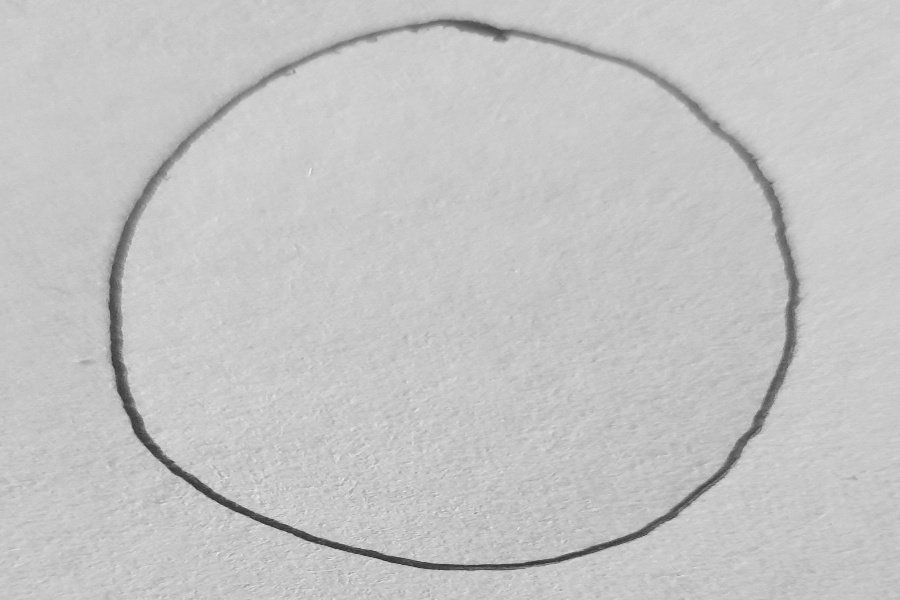
#> input picture Mnist with my own handwriting/img/0.jpg, 900 x 600 px
$ jupyter execute --allow-errors preprocessing.ipynb
#> lines starting #> are read from the running program, lines starting #| are printed output that depends on the picture; after the words box and inside, x2 and y2 are one past the last pixel; in counts of white or black regions, pixels touching at a corner belong together
[cell 1]
import cv2
import matplotlib.pyplot as plt
import numpy as np

[cell 2]
path = './img/'

zero = cv2.imread(path + '0.jpg', cv2.IMREAD_GRAYSCALE)
#> zero is the input picture: shape (600, 900); min 38, max 238, mean 196
one = cv2.imread(path + '1.jpg', cv2.IMREAD_GRAYSCALE)
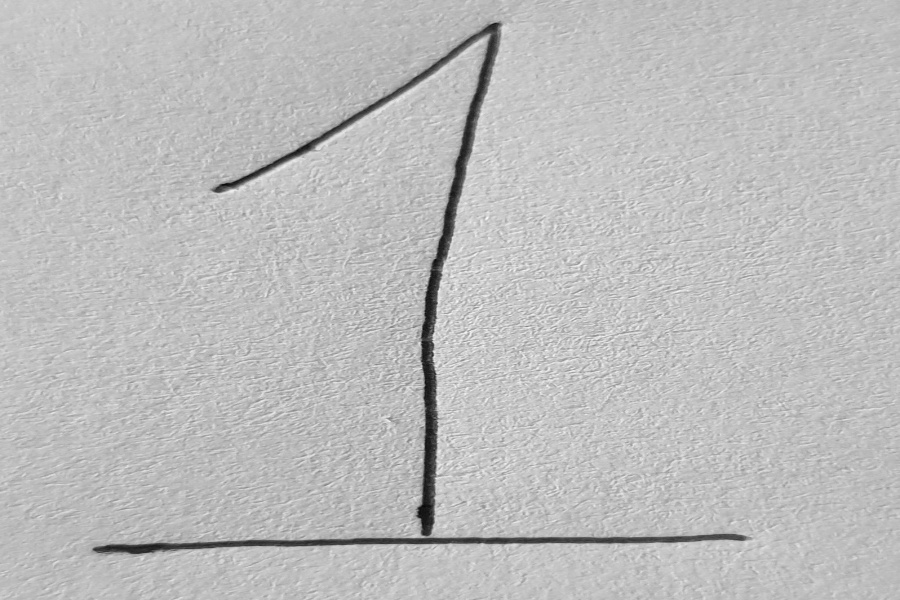
#> input picture Mnist with my own handwriting/img/1.jpg, 900 x 600 px
#> one is the input picture: shape (600, 900); min 5, max 250, mean 189
two = cv2.imread(path + '2.jpg', cv2.IMREAD_GRAYSCALE)
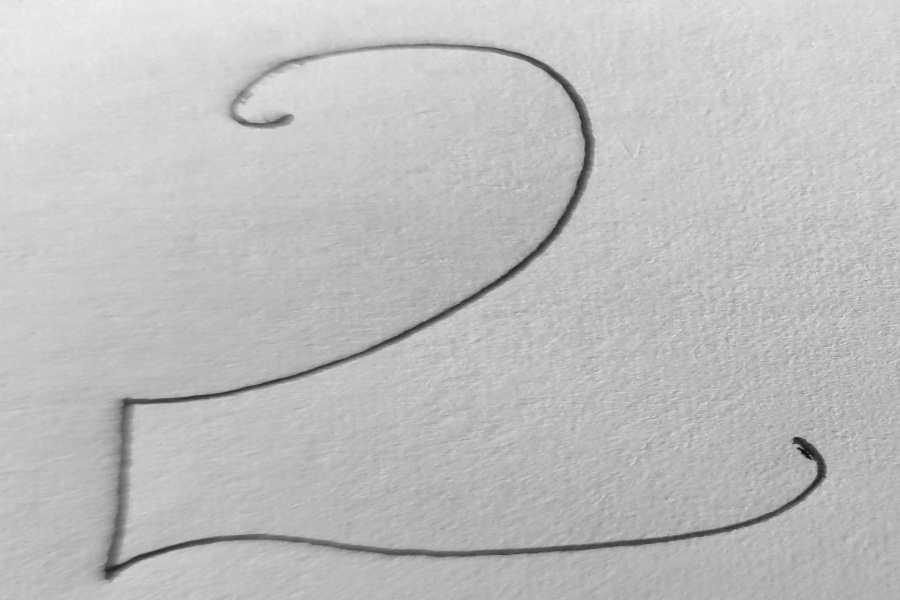
#> input picture Mnist with my own handwriting/img/2.jpg, 900 x 600 px
#> two is the input picture: shape (600, 900); min 8, max 239, mean 190.7
three = cv2.imread(path + '3.jpg', cv2.IMREAD_GRAYSCALE)
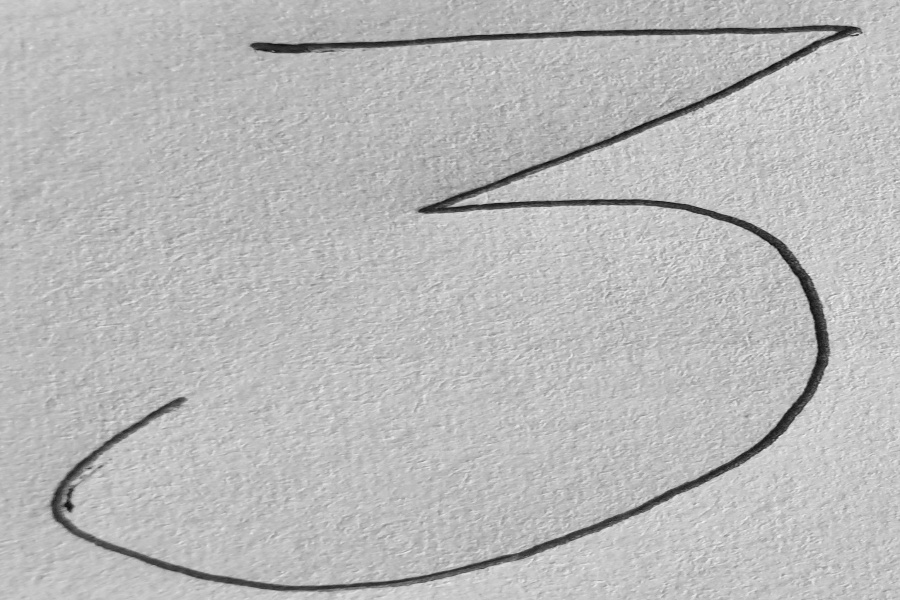
#> input picture Mnist with my own handwriting/img/3.jpg, 900 x 600 px
#> three is the input picture: shape (600, 900); min 10, max 244, mean 184.9
four = cv2.imread(path + '4.jpg', cv2.IMREAD_GRAYSCALE)
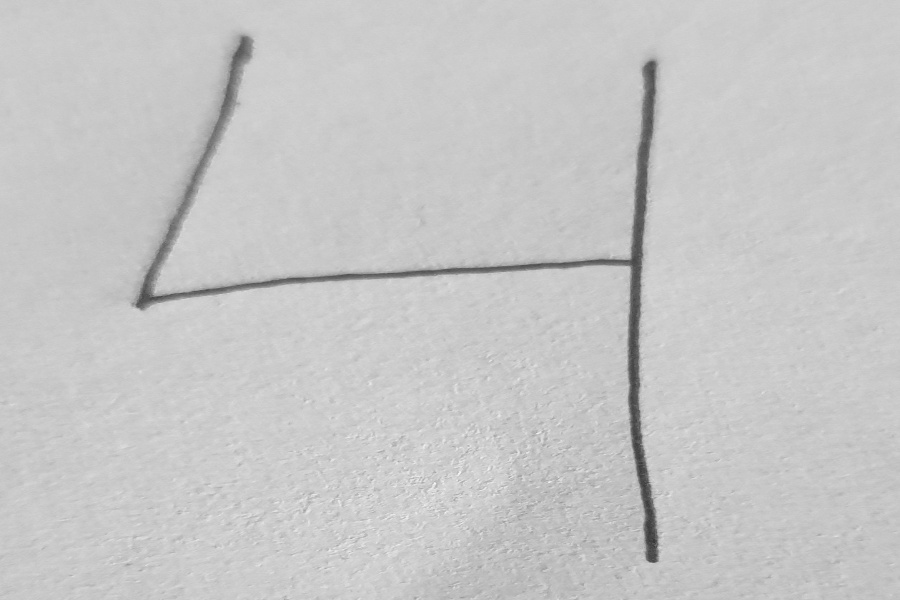
#> input picture Mnist with my own handwriting/img/4.jpg, 900 x 600 px
#> four is the input picture: shape (600, 900); min 50, max 246, mean 198.8
five = cv2.imread(path + '5.jpg', cv2.IMREAD_GRAYSCALE)
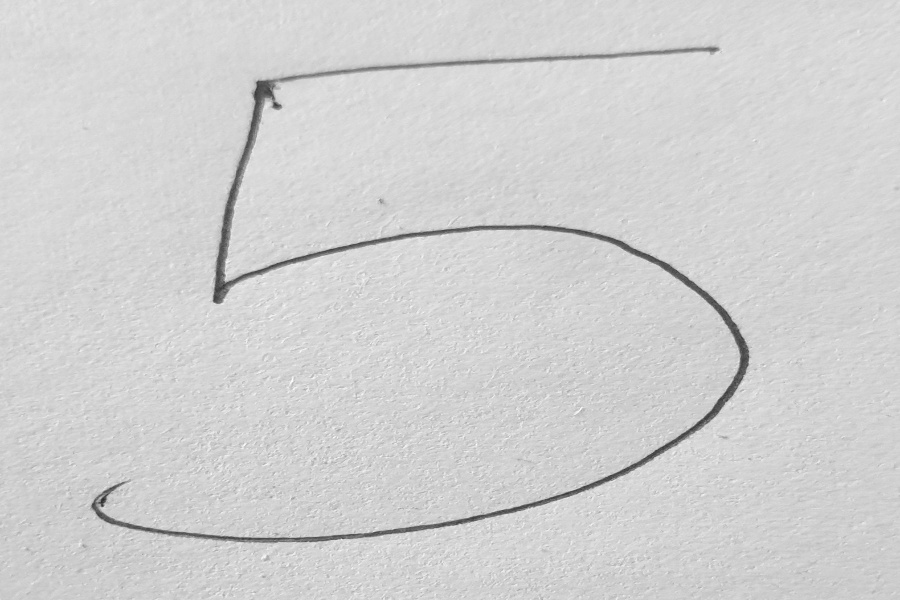
#> input picture Mnist with my own handwriting/img/5.jpg, 900 x 600 px
#> five is the input picture: shape (600, 900); min 44, max 255, mean 209
six = cv2.imread(path + '6.jpg', cv2.IMREAD_GRAYSCALE)
seven = cv2.imread(path + '7.jpg', cv2.IMREAD_GRAYSCALE)
eight = cv2.imread(path + '8.jpg', cv2.IMREAD_GRAYSCALE)
nine = cv2.imread(path + '9.jpg', cv2.IMREAD_GRAYSCALE)

[cell 3]
def mnist_size(img):
    kernel = np.ones((50,50), dtype='uint8')
    ret, img_thresh = cv2.threshold(img, 127, 155, cv2.THRESH_BINARY_INV)
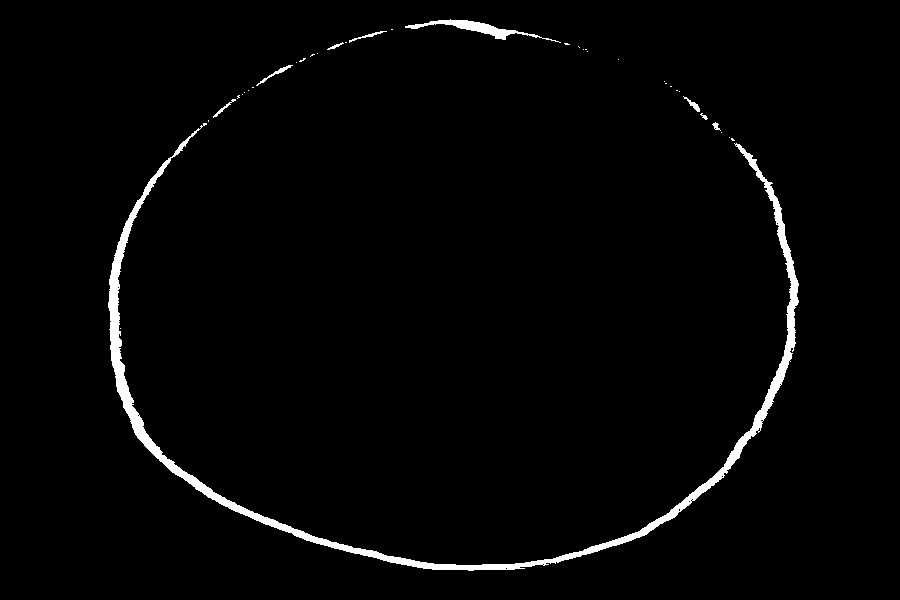
#> img_thresh: shape (600, 900); values 0 (black) and 155 (white), 2% white; 36 white regions (27 under 20 px), largest, box (x1, y1, x2, y2) and area: (108, 123, 799, 571) 9642, (405, 19, 561, 43) 809, (256, 65, 293, 86) 108
    img_dilate = cv2.dilate(img_thresh, kernel)
#> img_dilate: shape (600, 900); values 0 (black) and 155 (white), 24% white; 1 white region, box (x1, y1, x2, y2) and area: (84, 0, 824, 596) 129847
    img_resized = cv2.resize(img_dilate, (20,20))
    img_bordered = cv2.copyMakeBorder(img_resized, 4, 4, 4, 4, cv2.BORDER_CONSTANT, None, 0)
    return img_bordered

[cell 4]
zero_prep = mnist_size(zero)
cv2.imwrite('./img_prep/zero.jpg', zero_prep)
#> Out = True

[cell 5]
one_prep = mnist_size(one)
#> in mnist_size (call 2), `ret, img_thresh = cv2.threshold(img, 127, 155, cv2.THRESH_BINARY_INV)`: img_thresh: shape (600, 900); values 0 (black) and 155 (white), 2.3% white; 6 white regions (4 under 20 px), largest, box (x1, y1, x2, y2) and area: (212, 22, 502, 536) 8148, (92, 534, 747, 554) 4082
#> in mnist_size (call 2), `img_dilate = cv2.dilate(img_thresh, kernel)`: img_dilate: shape (600, 900); values 0 (black) and 155 (white), 18.3% white; 1 white region, box (x1, y1, x2, y2) and area: (68, 0, 772, 579) 98952
#> in mnist_size (call 2), `img_resized = cv2.resize(img_dilate, (20,20))`: img_resized: shape (20, 20); values 0 (black) and 155 (white), 18% white in thin lines or dots, all inside (x1, y1, x2, y2) = (2, 0, 17, 19)
#> in mnist_size (call 2), `img_bordered = cv2.copyMakeBorder(img_resized, 4, 4, 4, 4, cv2.BORDER_..`: img_bordered: shape (28, 28); values 0 (black) and 155 (white), 9.2% white in thin lines or dots, all inside (x1, y1, x2, y2) = (6, 4, 21, 23)
cv2.imwrite('./img_prep/one.jpg', one_prep)
#> Out = True

[cell 6]
two_prep = mnist_size(two)
#> in mnist_size (call 3), `ret, img_thresh = cv2.threshold(img, 127, 155, cv2.THRESH_BINARY_INV)`: img_thresh: shape (600, 900); values 0 (black) and 155 (white), 2.1% white; 8 white regions (5 under 20 px), largest, box (x1, y1, x2, y2) and area: (101, 44, 827, 580) 10899, (233, 115, 290, 127) 251, (285, 56, 313, 63) 53
#> in mnist_size (call 3), `img_dilate = cv2.dilate(img_thresh, kernel)`: img_dilate: shape (600, 900); values 0 (black) and 155 (white), 23.8% white; 2 white regions, box (x1, y1, x2, y2) and area: (77, 20, 852, 600) 116781, (209, 32, 338, 152) 11889
cv2.imwrite('./img_prep/two.jpg', two_prep)
#> Out = True

[cell 7]
three_prep = mnist_size(three)
#> in mnist_size (call 4), `ret, img_thresh = cv2.threshold(img, 127, 155, cv2.THRESH_BINARY_INV)`: img_thresh: shape (600, 900); values 0 (black) and 155 (white), 3.5% white; 6 white regions (5 under 20 px), largest, box (x1, y1, x2, y2) and area: (49, 25, 863, 592) 18678
#> in mnist_size (call 4), `img_dilate = cv2.dilate(img_thresh, kernel)`: img_dilate: shape (600, 900); values 0 (black) and 155 (white), 30.1% white; 1 white region, box (x1, y1, x2, y2) and area: (25, 1, 888, 600) 162656
cv2.imwrite('./img_prep/three.jpg', three_prep)
#> Out = True

[cell 8]
four_prep = mnist_size(four)
#> in mnist_size (call 5), `ret, img_thresh = cv2.threshold(img, 127, 155, cv2.THRESH_BINARY_INV)`: img_thresh: shape (600, 900); values 0 (black) and 155 (white), 1.7% white; 1 white region, box (x1, y1, x2, y2) and area: (136, 37, 658, 563) 9020
#> in mnist_size (call 5), `img_dilate = cv2.dilate(img_thresh, kernel)`: img_dilate: shape (600, 900); values 0 (black) and 155 (white), 15.2% white; 1 white region, box (x1, y1, x2, y2) and area: (112, 13, 683, 588) 82139
#> in mnist_size (call 5), `img_resized = cv2.resize(img_dilate, (20,20))`: img_resized: shape (20, 20); values 0 (black) and 155 (white), 15.8% white in thin lines or dots, all inside (x1, y1, x2, y2) = (2, 0, 15, 20)
#> in mnist_size (call 5), `img_bordered = cv2.copyMakeBorder(img_resized, 4, 4, 4, 4, cv2.BORDER_..`: img_bordered: shape (28, 28); values 0 (black) and 155 (white), 8% white in thin lines or dots, all inside (x1, y1, x2, y2) = (6, 4, 19, 24)
cv2.imwrite('./img_prep/four.jpg', four_prep)
#> Out = True

[cell 9]
five_prep = mnist_size(five)
#> in mnist_size (call 6), `ret, img_thresh = cv2.threshold(img, 127, 155, cv2.THRESH_BINARY_INV)`:
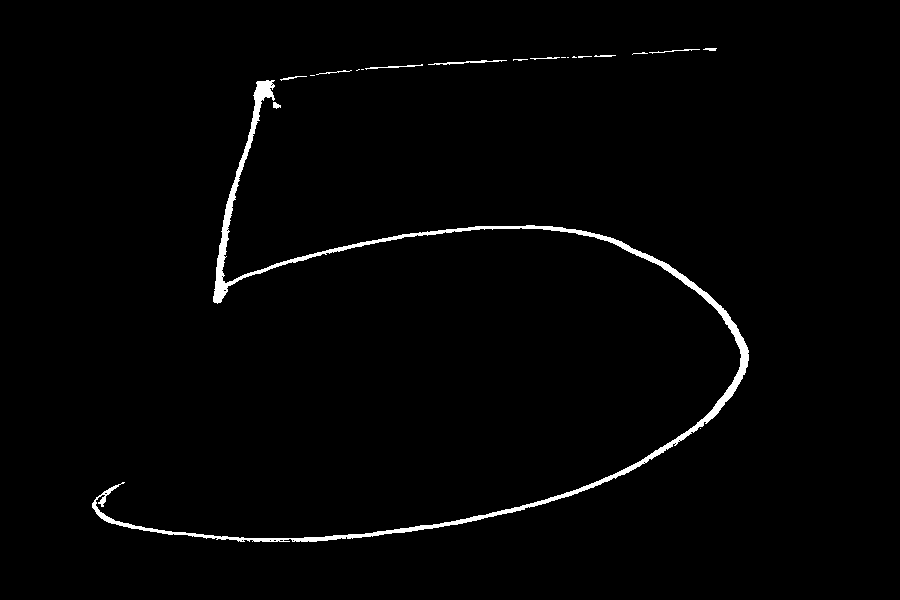
#> img_thresh: shape (600, 900); values 0 (black) and 155 (white), 1.5% white; 20 white regions (9 under 20 px), largest, box (x1, y1, x2, y2) and area: (92, 80, 749, 542) 7659, (428, 60, 507, 65) 137, (365, 64, 423, 70) 88
#> in mnist_size (call 6), `img_dilate = cv2.dilate(img_thresh, kernel)`:
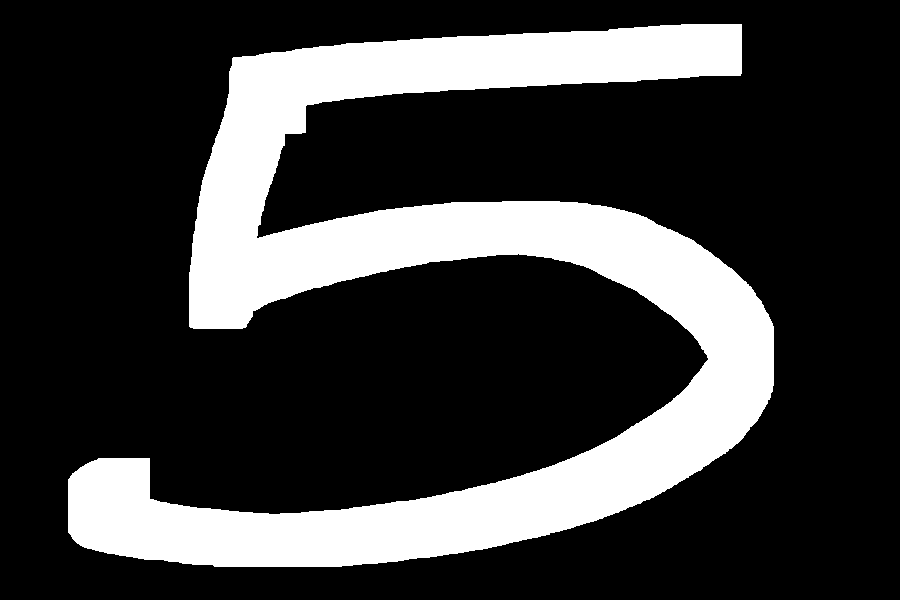
#> img_dilate: shape (600, 900); values 0 (black) and 155 (white), 23.5% white; 1 white region, box (x1, y1, x2, y2) and area: (68, 24, 774, 567) 126816
#> in mnist_size (call 6), `img_bordered = cv2.copyMakeBorder(img_resized, 4, 4, 4, 4, cv2.BORDER_..`:
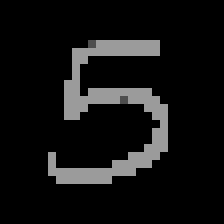
#> img_bordered: shape (28, 28) (shown 8 times larger); min 0, max 155, mean 18.6
cv2.imwrite('./img_prep/five.jpg', five_prep)
#> Out = True
